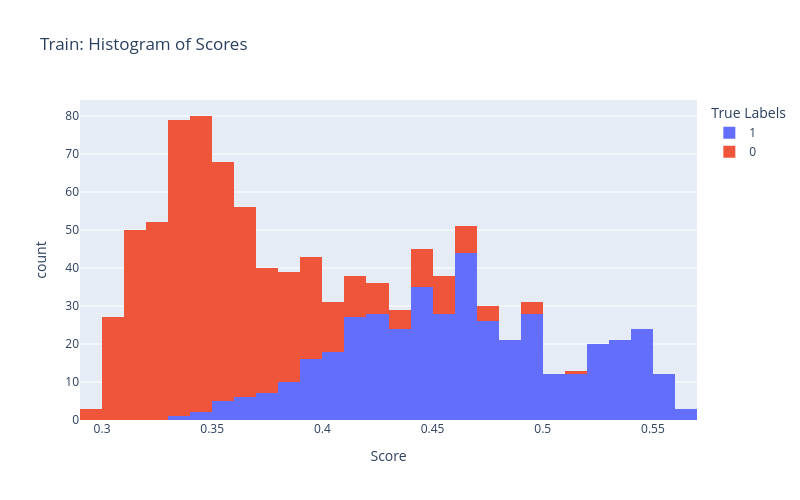
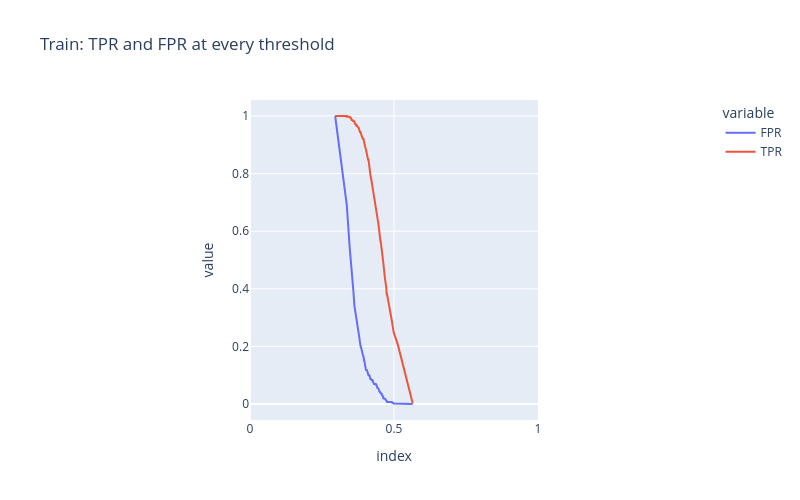
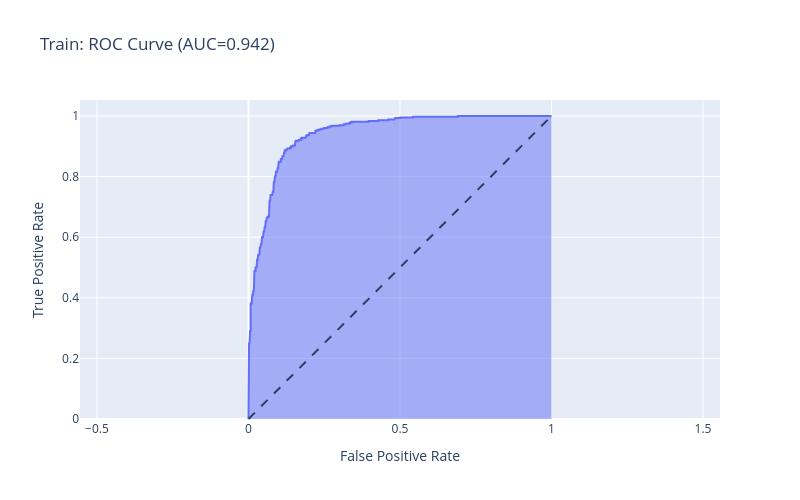
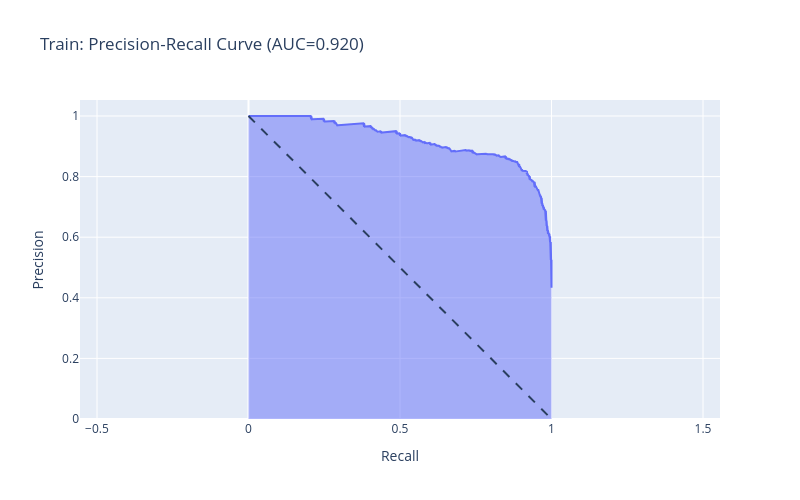

These figures' notebook cell, in order:
### Code cell
for predictions_df, name in [
    (train_predictions, "Train"),
    (val_predictions, "Validation"),
]:
    y_true = predictions_df["target"].to_numpy()
    y_score = predictions_df["predict"].to_numpy()

    print(name)
    display(pd.DataFrame([compute_auc_metrics(predictions_df)]))
    plot_preliminary_plots(y_true, y_score, name)
    plot_roc_curve(y_true, y_score, name)
    plot_pr_curve(y_true, y_score, name)

### Figure 1 — Plotly figure (JSON) as saved in the notebook; plotly's stock layout.template omitted (floating-point values rounded to 4 significant figures; data arrays with more than 128 entries replaced by an {"elided": "..."} marker saying what was removed)
{"data": [{"bingroup": "x", "hovertemplate": "True Labels=1<br>Score=%{x}<br>count=%{y}<extra></extra>", "legendgroup": "1", "marker": {"color": "#636efa", "pattern": {"shape": ""}}, "name": "1", "nbinsx": 50, "orientation": "v", "showlegend": true, "type": "histogram", "x": {"elided": "430 float values"}, "xaxis": "x", "yaxis": "y"}, {"bingroup": "x", "hovertemplate": "True Labels=0<br>Score=%{x}<br>count=%{y}<extra></extra>", "legendgroup": "0", "marker": {"color": "#EF553B", "pattern": {"shape": ""}}, "name": "0", "nbinsx": 50, "orientation": "v", "showlegend": true, "type": "histogram", "x": {"elided": "562 float values"}, "xaxis": "x", "yaxis": "y"}], "layout": {"barmode": "relative", "height": 500, "legend": {"title": {"text": "True Labels"}, "tracegroupgap": 0}, "title": {"text": "Train: Histogram of Scores"}, "width": 800, "xaxis": {"anchor": "y", "domain": [0, 1], "title": {"text": "Score"}}, "yaxis": {"anchor": "x", "domain": [0, 1], "title": {"text": "count"}}}}

### Figure 2 — Plotly figure (JSON) as saved in the notebook; plotly's stock layout.template omitted (floating-point values rounded to 4 significant figures; data arrays with more than 128 entries replaced by an {"elided": "..."} marker saying what was removed)
{"data": [{"hovertemplate": "variable=FPR<br>index=%{x}<br>value=%{y}<extra></extra>", "legendgroup": "FPR", "line": {"color": "#636efa", "dash": "solid"}, "marker": {"symbol": "circle"}, "mode": "lines", "name": "FPR", "orientation": "v", "showlegend": true, "type": "scatter", "x": {"elided": "186 float values"}, "xaxis": "x", "y": {"elided": "186 float values"}, "yaxis": "y"}, {"hovertemplate": "variable=TPR<br>index=%{x}<br>value=%{y}<extra></extra>", "legendgroup": "TPR", "line": {"color": "#EF553B", "dash": "solid"}, "marker": {"symbol": "circle"}, "mode": "lines", "name": "TPR", "orientation": "v", "showlegend": true, "type": "scatter", "x": {"elided": "186 float values"}, "xaxis": "x", "y": {"elided": "186 float values"}, "yaxis": "y"}], "layout": {"height": 500, "legend": {"title": {"text": "variable"}, "tracegroupgap": 0}, "title": {"text": "Train: TPR and FPR at every threshold"}, "width": 800, "xaxis": {"anchor": "y", "constrain": "domain", "domain": [0, 1], "range": [0, 1], "title": {"text": "index"}}, "yaxis": {"anchor": "x", "domain": [0, 1], "scaleanchor": "x", "scaleratio": 1, "title": {"text": "value"}}}}

### Figure 3 — Plotly figure (JSON) as saved in the notebook; plotly's stock layout.template omitted (floating-point values rounded to 4 significant figures; data arrays with more than 128 entries replaced by an {"elided": "..."} marker saying what was removed)
{"data": [{"fillpattern": {"shape": ""}, "hovertemplate": "False Positive Rate=%{x}<br>True Positive Rate=%{y}<extra></extra>", "legendgroup": "", "line": {"color": "#636efa"}, "marker": {"symbol": "circle"}, "mode": "lines", "name": "", "orientation": "v", "showlegend": false, "stackgroup": "1", "type": "scatter", "x": {"elided": "186 float values"}, "xaxis": "x", "y": {"elided": "186 float values"}, "yaxis": "y"}], "layout": {"height": 500, "legend": {"tracegroupgap": 0}, "shapes": [{"line": {"dash": "dash"}, "type": "line", "x0": 0, "x1": 1, "y0": 0, "y1": 1}], "title": {"text": "Train: ROC Curve (AUC=0.942)"}, "width": 800, "xaxis": {"anchor": "y", "domain": [0, 1], "title": {"text": "False Positive Rate"}}, "yaxis": {"anchor": "x", "domain": [0, 1], "scaleanchor": "x", "scaleratio": 1, "title": {"text": "True Positive Rate"}}}}

### Figure 4 — Plotly figure (JSON) as saved in the notebook; plotly's stock layout.template omitted (floating-point values rounded to 4 significant figures; data arrays with more than 128 entries replaced by an {"elided": "..."} marker saying what was removed)
{"data": [{"fillpattern": {"shape": ""}, "hovertemplate": "Recall=%{x}<br>Precision=%{y}<extra></extra>", "legendgroup": "", "line": {"color": "#636efa"}, "marker": {"symbol": "circle"}, "mode": "lines", "name": "", "orientation": "v", "showlegend": false, "stackgroup": "1", "type": "scatter", "x": {"elided": "993 float values"}, "xaxis": "x", "y": {"elided": "993 float values"}, "yaxis": "y"}], "layout": {"height": 500, "legend": {"tracegroupgap": 0}, "shapes": [{"line": {"dash": "dash"}, "type": "line", "x0": 0, "x1": 1, "y0": 1, "y1": 0}], "title": {"text": "Train: Precision-Recall Curve (AUC=0.920)"}, "width": 800, "xaxis": {"anchor": "y", "domain": [0, 1], "title": {"text": "Recall"}}, "yaxis": {"anchor": "x", "domain": [0, 1], "scaleanchor": "x", "scaleratio": 1, "title": {"text": "Precision"}}}}
